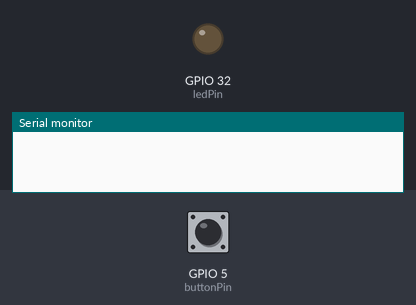
Bench run of a sketch on a simulated ESP32. On the bench: output pins drawn as LEDs (lit = HIGH), the last lines printed to the serial monitor. Inputs (shaded band) come from the test bench; at power-on: GPIO 5 (buttonPin) HIGH.

Above: at 1.2 s.
1.3 s: GPIO 5 (buttonPin) pulled LOW for 3.2 s
At 5.3 s:
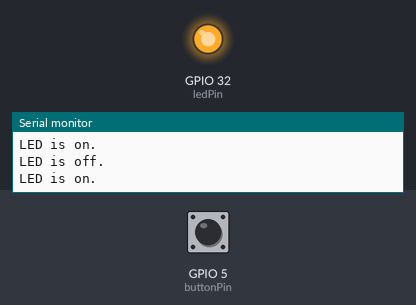
6.0 s: GPIO 5 (buttonPin) pulled LOW for 0.15 s
At 6.5 s:
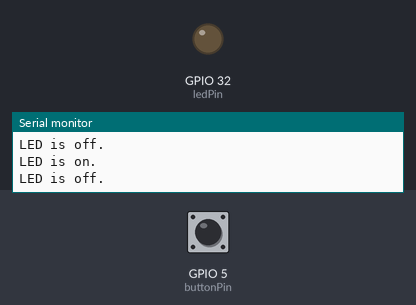
Timing chart, 0 to 9.0 s (numbered marks = the images above; inputs shaded):
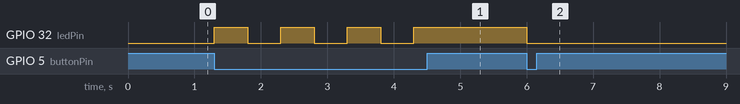

The sketch:

button_led_toggle.ino
```cpp
// Define the pin numbers
const int buttonPin = D4;
const int ledPin = A4;

// Initialize the LED state to off
bool ledState = false;

void setup() {
  // Set the pin modes
  pinMode(buttonPin, INPUT_PULLUP);
  pinMode(ledPin, OUTPUT);

  // Initialize Serial communication
  Serial.begin(115200);
}

void loop() {
  // Read the state of the button
  int buttonState = digitalRead(buttonPin);

  // If the button is pressed
  if (buttonState == LOW) {
    // Toggle the LED state
    ledState = !ledState;
    digitalWrite(ledPin, ledState);

    // Print the LED state to the Serial Monitor
    if (ledState) {
      Serial.println("LED is on.");
    } else {
      Serial.println("LED is off.");
    }

    // Wait a short period to debounce the button
    delay(500);
  }
}
```

Measured:
- after the input at 1.3 s, GPIO 32 (ledPin): alternates HIGH for 0.50 s and LOW for 0.50 s, 7 changes in all, then stays HIGH, starting at once
- after the input at 6.0 s, GPIO 32 (ledPin): HIGH → LOW at once
